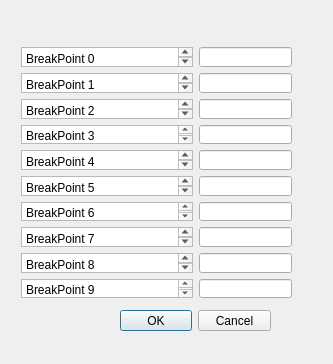
<?xml version="1.0" encoding="UTF-8"?>
<ui version="4.0">
 <class>Dialog</class>
 <widget class="QDialog" name="Dialog">
  <property name="geometry">
   <rect>
    <x>0</x>
    <y>0</y>
    <width>333</width>
    <height>364</height>
   </rect>
  </property>
  <property name="sizePolicy">
   <sizepolicy hsizetype="Fixed" vsizetype="Fixed">
    <horstretch>0</horstretch>
    <verstretch>0</verstretch>
   </sizepolicy>
  </property>
  <property name="maximumSize">
   <size>
    <width>9999</width>
    <height>600</height>
   </size>
  </property>
  <property name="windowTitle">
   <string>Dialog</string>
  </property>
  <widget class="QDialogButtonBox" name="buttonBox">
   <property name="geometry">
    <rect>
     <x>120</x>
     <y>310</y>
     <width>151</width>
     <height>21</height>
    </rect>
   </property>
   <property name="orientation">
    <enum>Qt::Horizontal</enum>
   </property>
   <property name="standardButtons">
    <set>QDialogButtonBox::Cancel|QDialogButtonBox::Ok</set>
   </property>
  </widget>
  <widget class="QWidget" name="horizontalLayoutWidget">
   <property name="geometry">
    <rect>
     <x>21</x>
     <y>47</y>
     <width>271</width>
     <height>251</height>
    </rect>
   </property>
   <layout class="QHBoxLayout" name="horizontalLayout">
    <item>
     <layout class="QVBoxLayout" name="verticalLayout">
      <item>
       <widget class="QTextBrowser" name="textBrowser_00">
        <property name="enabled">
         <bool>true</bool>
        </property>
        <property name="maximumSize">
         <size>
          <width>180</width>
          <height>25</height>
         </size>
        </property>
        <property name="html">
         <string>&lt;!DOCTYPE HTML PUBLIC &quot;-//W3C//DTD HTML 4.0//EN&quot; &quot;http://www.w3.org/TR/REC-html40/strict.dtd&quot;&gt;
&lt;html&gt;&lt;head&gt;&lt;meta name=&quot;qrichtext&quot; content=&quot;1&quot; /&gt;&lt;style type=&quot;text/css&quot;&gt;
p, li { white-space: pre-wrap; }
&lt;/style&gt;&lt;/head&gt;&lt;body style=&quot; font-family:'SimSun'; font-size:9pt; font-weight:400; font-style:normal;&quot;&gt;
&lt;p align=&quot;justify&quot; style=&quot; margin-top:0px; margin-bottom:0px; margin-left:0px; margin-right:0px; -qt-block-indent:0; text-indent:0px;&quot;&gt;BreakPoint 0&lt;/p&gt;&lt;/body&gt;&lt;/html&gt;</string>
        </property>
       </widget>
      </item>
      <item>
       <widget class="QTextBrowser" name="textBrowser_01">
        <property name="maximumSize">
         <size>
          <width>180</width>
          <height>25</height>
         </size>
        </property>
        <property name="html">
         <string>&lt;!DOCTYPE HTML PUBLIC &quot;-//W3C//DTD HTML 4.0//EN&quot; &quot;http://www.w3.org/TR/REC-html40/strict.dtd&quot;&gt;
&lt;html&gt;&lt;head&gt;&lt;meta name=&quot;qrichtext&quot; content=&quot;1&quot; /&gt;&lt;style type=&quot;text/css&quot;&gt;
p, li { white-space: pre-wrap; }
&lt;/style&gt;&lt;/head&gt;&lt;body style=&quot; font-family:'SimSun'; font-size:9pt; font-weight:400; font-style:normal;&quot;&gt;
&lt;p align=&quot;justify&quot; style=&quot; margin-top:0px; margin-bottom:0px; margin-left:0px; margin-right:0px; -qt-block-indent:0; text-indent:0px;&quot;&gt;BreakPoint 1&lt;/p&gt;&lt;/body&gt;&lt;/html&gt;</string>
        </property>
       </widget>
      </item>
      <item>
       <widget class="QTextBrowser" name="textBrowser_02">
        <property name="maximumSize">
         <size>
          <width>180</width>
          <height>25</height>
         </size>
        </property>
        <property name="html">
         <string>&lt;!DOCTYPE HTML PUBLIC &quot;-//W3C//DTD HTML 4.0//EN&quot; &quot;http://www.w3.org/TR/REC-html40/strict.dtd&quot;&gt;
&lt;html&gt;&lt;head&gt;&lt;meta name=&quot;qrichtext&quot; content=&quot;1&quot; /&gt;&lt;style type=&quot;text/css&quot;&gt;
p, li { white-space: pre-wrap; }
&lt;/style&gt;&lt;/head&gt;&lt;body style=&quot; font-family:'SimSun'; font-size:9pt; font-weight:400; font-style:normal;&quot;&gt;
&lt;p align=&quot;justify&quot; style=&quot; margin-top:0px; margin-bottom:0px; margin-left:0px; margin-right:0px; -qt-block-indent:0; text-indent:0px;&quot;&gt;BreakPoint 2&lt;/p&gt;&lt;/body&gt;&lt;/html&gt;</string>
        </property>
       </widget>
      </item>
      <item>
       <widget class="QTextBrowser" name="textBrowser_03">
        <property name="maximumSize">
         <size>
          <width>180</width>
          <height>25</height>
         </size>
        </property>
        <property name="html">
         <string>&lt;!DOCTYPE HTML PUBLIC &quot;-//W3C//DTD HTML 4.0//EN&quot; &quot;http://www.w3.org/TR/REC-html40/strict.dtd&quot;&gt;
&lt;html&gt;&lt;head&gt;&lt;meta name=&quot;qrichtext&quot; content=&quot;1&quot; /&gt;&lt;style type=&quot;text/css&quot;&gt;
p, li { white-space: pre-wrap; }
&lt;/style&gt;&lt;/head&gt;&lt;body style=&quot; font-family:'SimSun'; font-size:9pt; font-weight:400; font-style:normal;&quot;&gt;
&lt;p align=&quot;justify&quot; style=&quot; margin-top:0px; margin-bottom:0px; margin-left:0px; margin-right:0px; -qt-block-indent:0; text-indent:0px;&quot;&gt;BreakPoint 3&lt;/p&gt;&lt;/body&gt;&lt;/html&gt;</string>
        </property>
       </widget>
      </item>
      <item>
       <widget class="QTextBrowser" name="textBrowser_04">
        <property name="maximumSize">
         <size>
          <width>180</width>
          <height>25</height>
         </size>
        </property>
        <property name="html">
         <string>&lt;!DOCTYPE HTML PUBLIC &quot;-//W3C//DTD HTML 4.0//EN&quot; &quot;http://www.w3.org/TR/REC-html40/strict.dtd&quot;&gt;
&lt;html&gt;&lt;head&gt;&lt;meta name=&quot;qrichtext&quot; content=&quot;1&quot; /&gt;&lt;style type=&quot;text/css&quot;&gt;
p, li { white-space: pre-wrap; }
&lt;/style&gt;&lt;/head&gt;&lt;body style=&quot; font-family:'SimSun'; font-size:9pt; font-weight:400; font-style:normal;&quot;&gt;
&lt;p align=&quot;justify&quot; style=&quot; margin-top:0px; margin-bottom:0px; margin-left:0px; margin-right:0px; -qt-block-indent:0; text-indent:0px;&quot;&gt;BreakPoint 4&lt;/p&gt;&lt;/body&gt;&lt;/html&gt;</string>
        </property>
       </widget>
      </item>
      <item>
       <widget class="QTextBrowser" name="textBrowser_05">
        <property name="maximumSize">
         <size>
          <width>180</width>
          <height>25</height>
         </size>
        </property>
        <property name="html">
         <string>&lt;!DOCTYPE HTML PUBLIC &quot;-//W3C//DTD HTML 4.0//EN&quot; &quot;http://www.w3.org/TR/REC-html40/strict.dtd&quot;&gt;
&lt;html&gt;&lt;head&gt;&lt;meta name=&quot;qrichtext&quot; content=&quot;1&quot; /&gt;&lt;style type=&quot;text/css&quot;&gt;
p, li { white-space: pre-wrap; }
&lt;/style&gt;&lt;/head&gt;&lt;body style=&quot; font-family:'SimSun'; font-size:9pt; font-weight:400; font-style:normal;&quot;&gt;
&lt;p align=&quot;justify&quot; style=&quot; margin-top:0px; margin-bottom:0px; margin-left:0px; margin-right:0px; -qt-block-indent:0; text-indent:0px;&quot;&gt;BreakPoint 5&lt;/p&gt;&lt;/body&gt;&lt;/html&gt;</string>
        </property>
       </widget>
      </item>
      <item>
       <widget class="QTextBrowser" name="textBrowser_06">
        <property name="maximumSize">
         <size>
          <width>180</width>
          <height>25</height>
         </size>
        </property>
        <property name="html">
         <string>&lt;!DOCTYPE HTML PUBLIC &quot;-//W3C//DTD HTML 4.0//EN&quot; &quot;http://www.w3.org/TR/REC-html40/strict.dtd&quot;&gt;
&lt;html&gt;&lt;head&gt;&lt;meta name=&quot;qrichtext&quot; content=&quot;1&quot; /&gt;&lt;style type=&quot;text/css&quot;&gt;
p, li { white-space: pre-wrap; }
&lt;/style&gt;&lt;/head&gt;&lt;body style=&quot; font-family:'SimSun'; font-size:9pt; font-weight:400; font-style:normal;&quot;&gt;
&lt;p align=&quot;justify&quot; style=&quot; margin-top:0px; margin-bottom:0px; margin-left:0px; margin-right:0px; -qt-block-indent:0; text-indent:0px;&quot;&gt;BreakPoint 6&lt;/p&gt;&lt;/body&gt;&lt;/html&gt;</string>
        </property>
       </widget>
      </item>
      <item>
       <widget class="QTextBrowser" name="textBrowser_07">
        <property name="maximumSize">
         <size>
          <width>180</width>
          <height>25</height>
         </size>
        </property>
        <property name="html">
         <string>&lt;!DOCTYPE HTML PUBLIC &quot;-//W3C//DTD HTML 4.0//EN&quot; &quot;http://www.w3.org/TR/REC-html40/strict.dtd&quot;&gt;
&lt;html&gt;&lt;head&gt;&lt;meta name=&quot;qrichtext&quot; content=&quot;1&quot; /&gt;&lt;style type=&quot;text/css&quot;&gt;
p, li { white-space: pre-wrap; }
&lt;/style&gt;&lt;/head&gt;&lt;body style=&quot; font-family:'SimSun'; font-size:9pt; font-weight:400; font-style:normal;&quot;&gt;
&lt;p align=&quot;justify&quot; style=&quot; margin-top:0px; margin-bottom:0px; margin-left:0px; margin-right:0px; -qt-block-indent:0; text-indent:0px;&quot;&gt;BreakPoint 7&lt;/p&gt;&lt;/body&gt;&lt;/html&gt;</string>
        </property>
       </widget>
      </item>
      <item>
       <widget class="QTextBrowser" name="textBrowser_08">
        <property name="maximumSize">
         <size>
          <width>180</width>
          <height>25</height>
         </size>
        </property>
        <property name="html">
         <string>&lt;!DOCTYPE HTML PUBLIC &quot;-//W3C//DTD HTML 4.0//EN&quot; &quot;http://www.w3.org/TR/REC-html40/strict.dtd&quot;&gt;
&lt;html&gt;&lt;head&gt;&lt;meta name=&quot;qrichtext&quot; content=&quot;1&quot; /&gt;&lt;style type=&quot;text/css&quot;&gt;
p, li { white-space: pre-wrap; }
&lt;/style&gt;&lt;/head&gt;&lt;body style=&quot; font-family:'SimSun'; font-size:9pt; font-weight:400; font-style:normal;&quot;&gt;
&lt;p align=&quot;justify&quot; style=&quot; margin-top:0px; margin-bottom:0px; margin-left:0px; margin-right:0px; -qt-block-indent:0; text-indent:0px;&quot;&gt;BreakPoint 8&lt;/p&gt;&lt;/body&gt;&lt;/html&gt;</string>
        </property>
       </widget>
      </item>
      <item>
       <widget class="QTextBrowser" name="textBrowser_09">
        <property name="maximumSize">
         <size>
          <width>180</width>
          <height>25</height>
         </size>
        </property>
        <property name="html">
         <string>&lt;!DOCTYPE HTML PUBLIC &quot;-//W3C//DTD HTML 4.0//EN&quot; &quot;http://www.w3.org/TR/REC-html40/strict.dtd&quot;&gt;
&lt;html&gt;&lt;head&gt;&lt;meta name=&quot;qrichtext&quot; content=&quot;1&quot; /&gt;&lt;style type=&quot;text/css&quot;&gt;
p, li { white-space: pre-wrap; }
&lt;/style&gt;&lt;/head&gt;&lt;body style=&quot; font-family:'SimSun'; font-size:9pt; font-weight:400; font-style:normal;&quot;&gt;
&lt;p align=&quot;justify&quot; style=&quot; margin-top:0px; margin-bottom:0px; margin-left:0px; margin-right:0px; -qt-block-indent:0; text-indent:0px;&quot;&gt;BreakPoint 9&lt;/p&gt;&lt;/body&gt;&lt;/html&gt;</string>
        </property>
       </widget>
      </item>
     </layout>
    </item>
    <item>
     <layout class="QVBoxLayout" name="verticalLayout_4">
      <item>
       <widget class="QLineEdit" name="lineEdit_00">
        <property name="maximumSize">
         <size>
          <width>100</width>
          <height>25</height>
         </size>
        </property>
        <property name="inputMask">
         <string>HHHH</string>
        </property>
        <property name="clearButtonEnabled">
         <bool>false</bool>
        </property>
       </widget>
      </item>
      <item>
       <widget class="QLineEdit" name="lineEdit_01">
        <property name="maximumSize">
         <size>
          <width>100</width>
          <height>25</height>
         </size>
        </property>
        <property name="inputMask">
         <string>HHHH</string>
        </property>
        <property name="clearButtonEnabled">
         <bool>false</bool>
        </property>
       </widget>
      </item>
      <item>
       <widget class="QLineEdit" name="lineEdit_02">
        <property name="maximumSize">
         <size>
          <width>100</width>
          <height>25</height>
         </size>
        </property>
        <property name="inputMask">
         <string>HHHH</string>
        </property>
        <property name="clearButtonEnabled">
         <bool>false</bool>
        </property>
       </widget>
      </item>
      <item>
       <widget class="QLineEdit" name="lineEdit_03">
        <property name="maximumSize">
         <size>
          <width>100</width>
          <height>25</height>
         </size>
        </property>
        <property name="inputMask">
         <string>HHHH</string>
        </property>
        <property name="clearButtonEnabled">
         <bool>false</bool>
        </property>
       </widget>
      </item>
      <item>
       <widget class="QLineEdit" name="lineEdit_04">
        <property name="maximumSize">
         <size>
          <width>100</width>
          <height>25</height>
         </size>
        </property>
        <property name="inputMask">
         <string>HHHH</string>
        </property>
        <property name="clearButtonEnabled">
         <bool>false</bool>
        </property>
       </widget>
      </item>
      <item>
       <widget class="QLineEdit" name="lineEdit_05">
        <property name="maximumSize">
         <size>
          <width>100</width>
          <height>25</height>
         </size>
        </property>
        <property name="inputMask">
         <string>HHHH</string>
        </property>
        <property name="clearButtonEnabled">
         <bool>false</bool>
        </property>
       </widget>
      </item>
      <item>
       <widget class="QLineEdit" name="lineEdit_06">
        <property name="maximumSize">
         <size>
          <width>100</width>
          <height>25</height>
         </size>
        </property>
        <property name="inputMask">
         <string>HHHH</string>
        </property>
        <property name="clearButtonEnabled">
         <bool>false</bool>
        </property>
       </widget>
      </item>
      <item alignment="Qt::AlignHCenter">
       <widget class="QLineEdit" name="lineEdit_07">
        <property name="maximumSize">
         <size>
          <width>100</width>
          <height>25</height>
         </size>
        </property>
        <property name="inputMask">
         <string>HHHH</string>
        </property>
        <property name="clearButtonEnabled">
         <bool>false</bool>
        </property>
       </widget>
      </item>
      <item>
       <widget class="QLineEdit" name="lineEdit_08">
        <property name="maximumSize">
         <size>
          <width>100</width>
          <height>25</height>
         </size>
        </property>
        <property name="inputMask">
         <string>HHHH</string>
        </property>
        <property name="clearButtonEnabled">
         <bool>false</bool>
        </property>
       </widget>
      </item>
      <item>
       <widget class="QLineEdit" name="lineEdit_09">
        <property name="maximumSize">
         <size>
          <width>100</width>
          <height>25</height>
         </size>
        </property>
        <property name="inputMask">
         <string>HHHH</string>
        </property>
        <property name="clearButtonEnabled">
         <bool>false</bool>
        </property>
       </widget>
      </item>
     </layout>
    </item>
   </layout>
  </widget>
 </widget>
 <resources/>
 <connections>
  <connection>
   <sender>buttonBox</sender>
   <signal>accepted()</signal>
   <receiver>Dialog</receiver>
   <slot>accept()</slot>
   <hints>
    <hint type="sourcelabel">
     <x>248</x>
     <y>254</y>
    </hint>
    <hint type="destinationlabel">
     <x>157</x>
     <y>274</y>
    </hint>
   </hints>
  </connection>
  <connection>
   <sender>buttonBox</sender>
   <signal>rejected()</signal>
   <receiver>Dialog</receiver>
   <slot>reject()</slot>
   <hints>
    <hint type="sourcelabel">
     <x>316</x>
     <y>260</y>
    </hint>
    <hint type="destinationlabel">
     <x>286</x>
     <y>274</y>
    </hint>
   </hints>
  </connection>
 </connections>
</ui>
